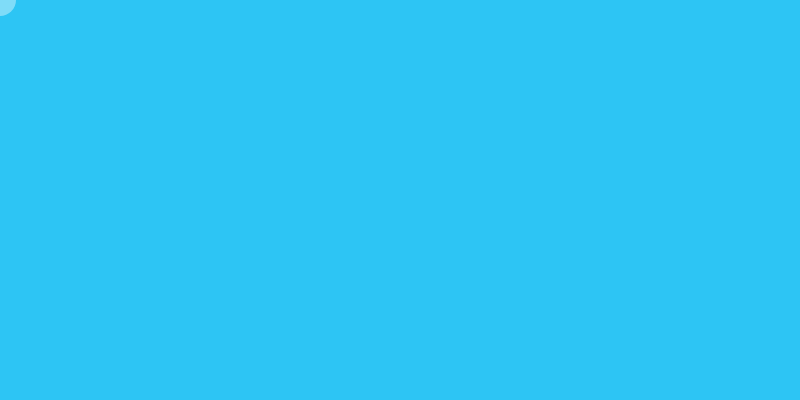
Frame 1 (no input)
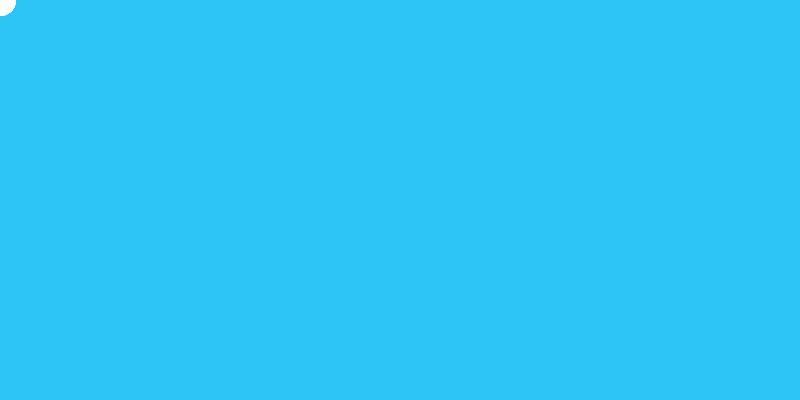
Frame 60 (no input)
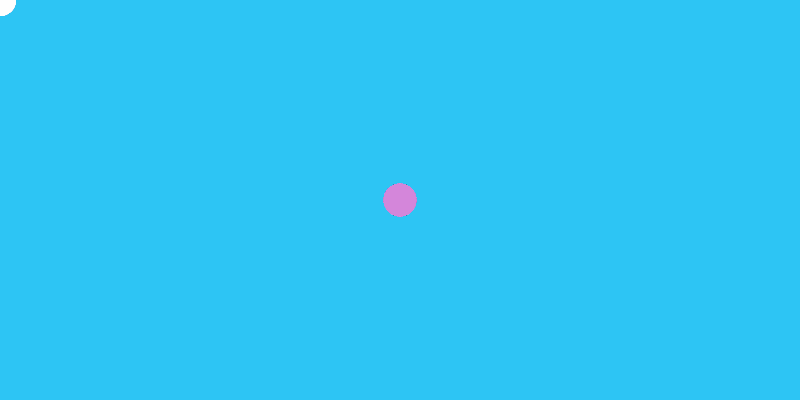
Frame 120 (the mouse pressed at the canvas centre since frame 60)

The p5.js sketch that drew these frames (run headless with seeded random() and noise() and a simulated clock; from frame 60 on, the mouse is pressed at the canvas centre):

// p5.js sketch
// ── sketch.js
// The random() Function (Painting Exercise 1)
// Code! Programming with p5.js
// The Coding Train / Daniel Shiffman
// https://thecodingtrain.com/beginners/p5js/beginners/p5js/2.4-random.html
// https://youtu.be/POn4cZ0jL-o

// Random Square Design: https://editor.p5js.org/codingtrain/sketches/Sl8ml_Lz8
// Random House Exercise: https://editor.p5js.org/codingtrain/sketches/HGq_S0Z5H
// Random Points: https://editor.p5js.org/codingtrain/sketches/h7hFqoV6H
// Painting Exercise 1: https://editor.p5js.org/codingtrain/sketches/stERy5a1D
// Painting Exercise 2: https://editor.p5js.org/codingtrain/sketches/IyyJ1QYKh

let r = 255;
let g = 255;
let b = 255;

let diameter = 32;

function setup() {
  createCanvas(800, 400);
  background('#2DC5F4');
}

function draw() {
  noStroke();
  fill(r, g, b, 100);
  circle(mouseX, mouseY, diameter);
}

function mousePressed() {
  // background(0);
  r = random(100, 255);
  g = random(100, 255);
  b = random(100, 255);
  diameter = random(16, 64);
}
